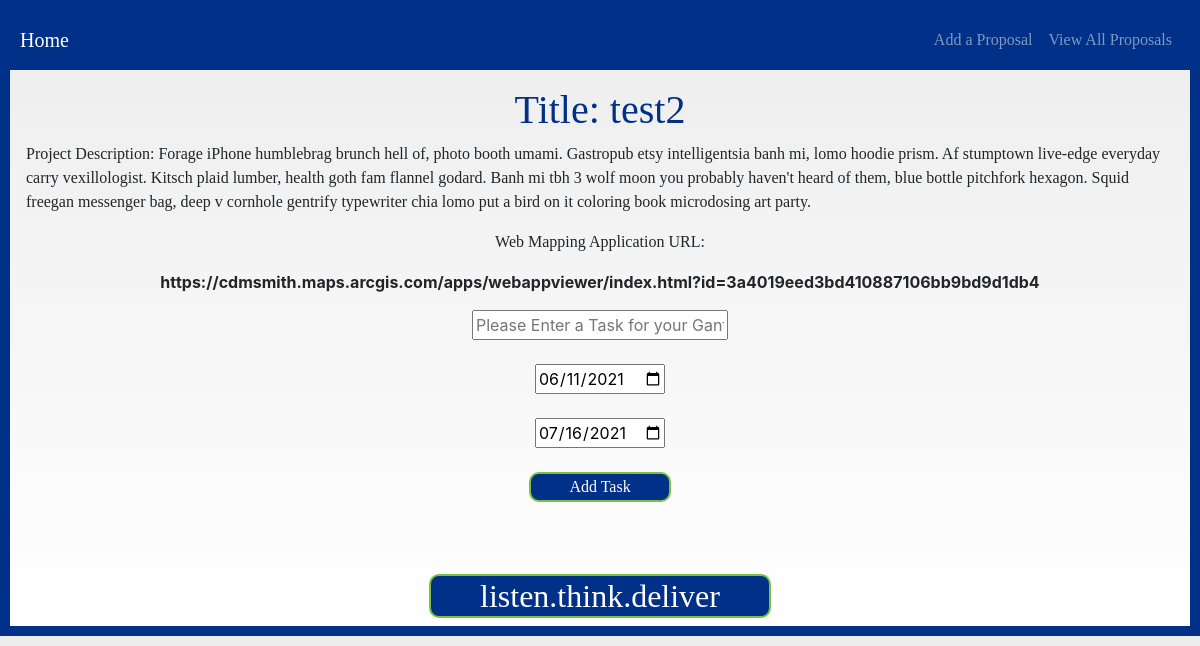
The page /details/2 on the database its author committed.
### Capstone_app/models.py (models this page shows, shortened)
class Proposal(models.Model):
    title = models.CharField(max_length=200)
    project_description = models.TextField(max_length=1000)
    map_id = models.URLField(max_length=200)
    project_date_start = models.DateField()
    project_date_end = models.DateField()
    gantt_title = models.CharField(max_length=100, null=True, blank=True)
    gantt_date_start = models.DateField(default=datetime.datetime.now)
    gantt_date_end = models.DateField(default=datetime.datetime.now)
    user = models.ForeignKey(
        User, on_delete=models.CASCADE, null=True, blank=True)

### Capstone_app/views.py (the view)
# urls.py: path('details/<int:id>', views.see_details, name = 'see_details'),
def see_details(request, id):
    details = Proposal.objects.get(id=id)
    context = {
        "details": details,
        "tasks": tasks
    }
    return render(request, 'pages/details.html', context)

### templates/pages/details.html (shortened to what this page needs)
{% extends 'base.html' %} {% block content %} {% csrf_token %}
<div id="main" class="proposal_info">
  <h1>Title: {{details.title}}</h1>
  <p class="project_description_details">
    Project Description: {{details.project_description}}
  </p>
  <p>Web Mapping Application URL:</p>
  <b>{{details.map_id}}</b>
</div>
<form action="{% url 'add_task' details.id %}" method="POST">
  <div class="task_input">
    <input
      class="openbtn"
      onclick="openNav()"
      id="myBtn"
      type="text"
      name="gantt_title"
      placeholder="Please Enter a Task for your Gantt Chart"
    />
    <br />
    <input
      class="closebtn"
      onclick="closeNav()"
      type="date"
      id="start_date"
      name="gantt_date_start"
      value="2021-06-11"
      min="2021-01-01"
      max="2030-12-31"
    />
    <br />
    <input
      class="closebtn"
      onclick="closeNav()"
      type="date"
      id="end_date"
      name="gantt_date_end"
      value="2021-07-16"
      min="2021-01-01"
      max="2030-12-31"
    />
    <br />
    <a><button type="submit" class="submit-button_details">Add Task</button></a>
  </div>
  <br />
  <div id="task_details" class="task_details">
  </div>
</form>
{% endblock %}

### static/css/site.css (style rules this page uses)
html { border: 10px solid rgb(0, 48, 135); position: inherit; }
body { background-color: white; font-family: "Myriad Pro"; display: flex; flex-direction: column; justify-content: center; align-items: center; background: rgba(237, 237, 237, 1); background: -moz-linear-gradient( top, rgba(237, 237, 237, 1) 0%, rgba(246, 246, 246, 1) 53%, rgba(255, 255, 255, 1) 100% ); background: -webkit-gradient( left top, left bottom, color-stop(0%, rgba(237, 237, 237, 1)), color-stop(53%, rgba(246, 246, 246, 1)), color-stop(100%, rgba(255, 255, 255, 1)) ); background: -webkit-linear-gradient( top, rgba(237, 237, 237, 1) 0%, rgba(246, 246, 246, 1) 53%, rgba(255, 255, 255, 1) 100% ); background: -o-linear-gradient( top, rgba(237, 237, 237, 1) 0%, rgba(246, 246, 246, 1) 53%, rgba(255, 255, 255, 1) 100% ); background: -ms-linear-gradient( top, rgba(237, 237, 237, 1) 0%, rgba(246, 246, 246, 1) 53%, rgba(255, 255, 255, 1) 100% ); background: linear-gradient( to bottom, rgba(237, 237, 237, 1) 0%, rgba(246, 246, 246, 1) 53%, rgba(255, 255, 255, 1) 100% ); filter: progid:DXImageTransform.Microsoft.gradient( startColorstr='#ededed', endColorstr='#ffffff', GradientType=0 ); }
p { font-family: "Myriad Pro"; display: flex; flex-direction: column; justify-content: center; align-items: center; }
h1 { color: rgb(0, 48, 135); font-family: "Myriad Pro"; display: flex; flex-direction: column; justify-content: center; align-items: center; }
a { color: rgb(0, 48, 135); font-family: "Myriad Pro"; display: flex; flex-direction: column; justify-content: center; align-items: center; }
#main { transition: margin-left 0.5s; padding: 16px; }
#task_details { transition: margin-left 0.5s; padding: 16px; }
input { display: flex; flex-direction: column; justify-content: center; align-items: center; }
.proposal_info { transition: margin-left 0.5s; padding: 16px; display: flex; flex-direction: column; justify-content: center; align-items: center; }
.task_details { display: flex; flex-direction: column; justify-content: center; align-items: center; }
.task_input { display: flex; flex-direction: column; justify-content: center; align-items: center; }
.submit-button_details { font-family: "Myriad Pro"; color: #ffffff; background-color: #003087; width: 142px; border-radius: 10px 10px 10px 10px; -moz-border-radius: 10px 10px 10px 10px; -webkit-border-radius: 10px 10px 10px 10px; border: 2px solid #7ac143; }

### rows shown on the page
Proposal: title "test2", project_description "Forage iPhone humblebrag brunch hell of, photo booth umami. Gastropub etsy intelligentsia banh mi, lomo hoodie prism. Af stumptown live-edge everyday carry vexillologist. Kitsch plaid lumber, health goth fam flannel godard. Banh mi tbh 3 wolf moon you probably haven't heard of them, blue bottle pitchfork hexagon. Squid freegan messenger bag, deep v cornhole gentrify typewriter chia lomo put a bird on it coloring book microdosing art party.", map_id "https://cdmsmith.maps.arcgis.com/apps/webappviewer/index.html?id=3a4019eed3bd410887106bb9bd9d1db4"
